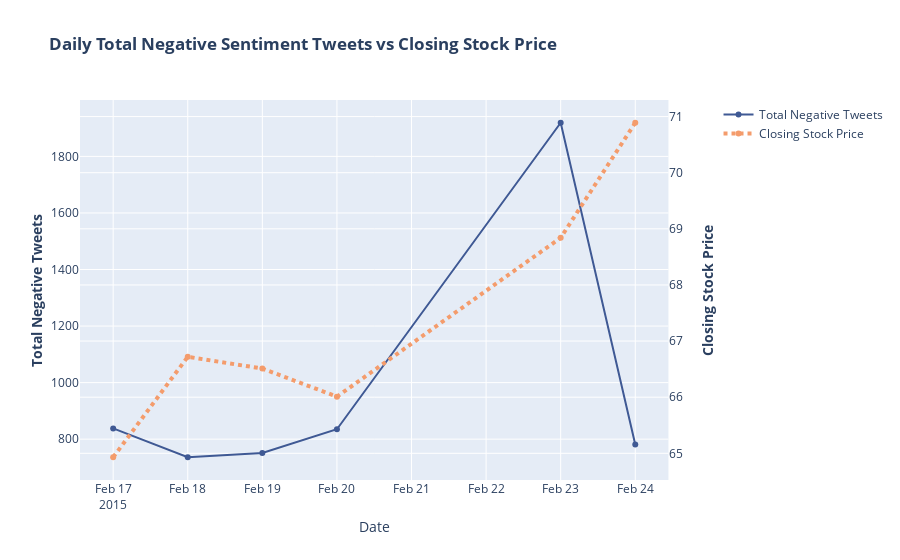

The cell this chart's notebook holds for it:
### Code cell
import plotly.graph_objects as go
from plotly.subplots import make_subplots

# Create figure with secondary y-axis
fig = make_subplots(specs=[[{"secondary_y": True}]])

# Add traces
fig.add_trace(
    go.Scatter(x=mergedf.tweets_date, y=mergedf.negative_tweets_total, name="Total Negative Tweets",mode='lines+markers',line=dict(color="#3f5994",width=2)),
    secondary_y=False,
)

fig.add_trace(
    go.Scatter(x=mergedf.tweets_date, y=mergedf.Close, name="Closing Stock Price",mode='lines+markers',line=dict(color='#f49c6c',width=4, dash='dot')),
    secondary_y=True,
)

# Add figure title
fig.update_layout(
    title_text="<b> Daily Total Negative Sentiment Tweets vs Closing Stock Price</b> "
)

# Set x-axis title
fig.update_xaxes(title_text="Date")

# Set y-axes titles
fig.update_yaxes(title_text="<b>Total Negative Tweets</b>", secondary_y=False)
fig.update_yaxes(title_text="<b>Closing Stock Price</b> ", secondary_y=True)

fig.show()

### Figure 1 — Plotly figure (JSON) as saved in the notebook; plotly's stock layout.template omitted (floating-point values rounded to 4 significant figures)
{"data": [{"line": {"color": "#3f5994", "width": 2}, "mode": "lines+markers", "name": "Total Negative Tweets", "type": "scatter", "x": ["15-02-17", "15-02-18", "15-02-19", "15-02-20", "15-02-23", "15-02-24"], "xaxis": "x", "y": [838, 736, 751, 835, 1919, 781], "yaxis": "y"}, {"line": {"color": "#f49c6c", "dash": "dot", "width": 4}, "mode": "lines+markers", "name": "Closing Stock Price", "type": "scatter", "x": ["15-02-17", "15-02-18", "15-02-19", "15-02-20", "15-02-23", "15-02-24"], "xaxis": "x", "y": [64.93, 66.72, 66.51, 66.01, 68.84, 70.89], "yaxis": "y2"}], "layout": {"title": {"text": "<b> Daily Total Negative Sentiment Tweets vs Closing Stock Price</b> "}, "xaxis": {"anchor": "y", "domain": [0, 0.94], "title": {"text": "Date"}}, "yaxis": {"anchor": "x", "domain": [0, 1], "title": {"text": "<b>Total Negative Tweets</b>"}}, "yaxis2": {"anchor": "x", "overlaying": "y", "side": "right", "title": {"text": "<b>Closing Stock Price</b> "}}}}
